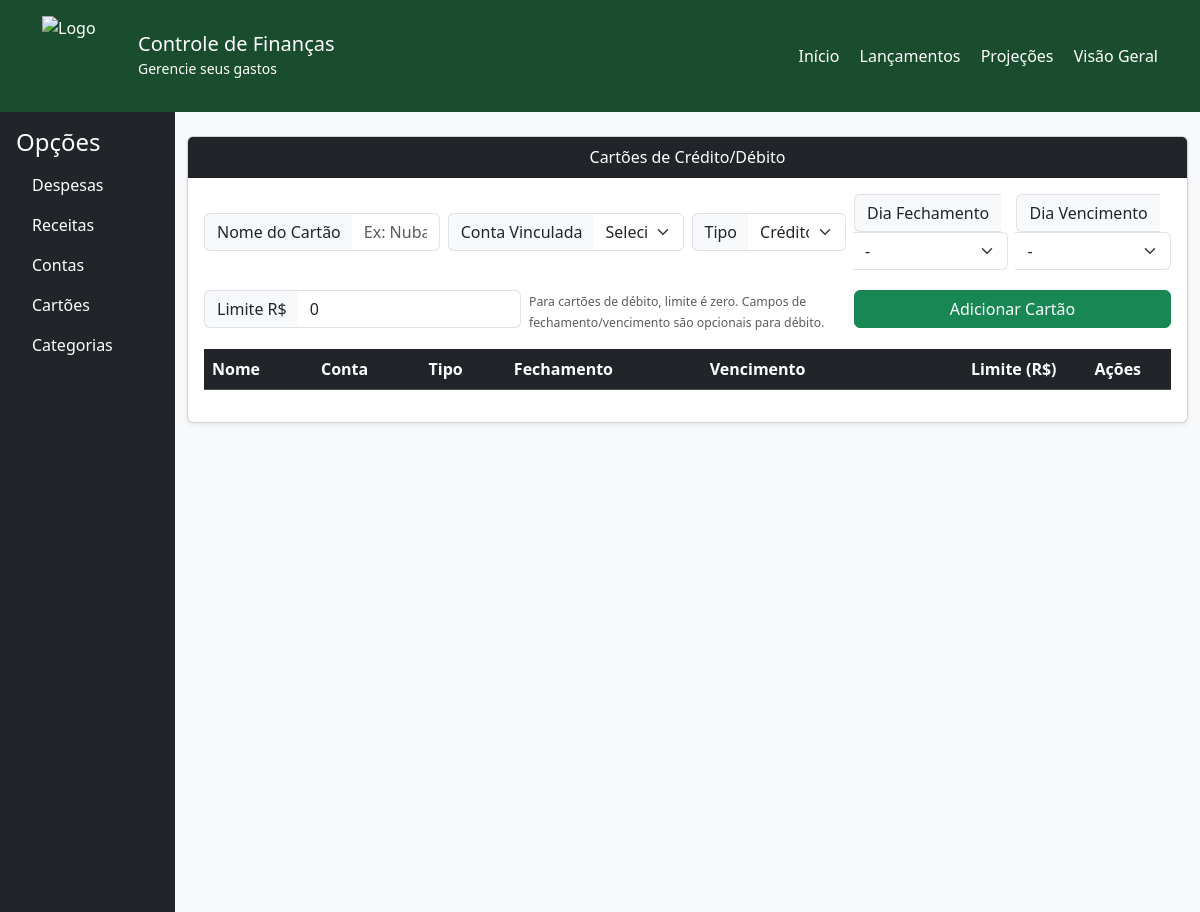
The page /lancamentosCartao on the database as committed earlier.
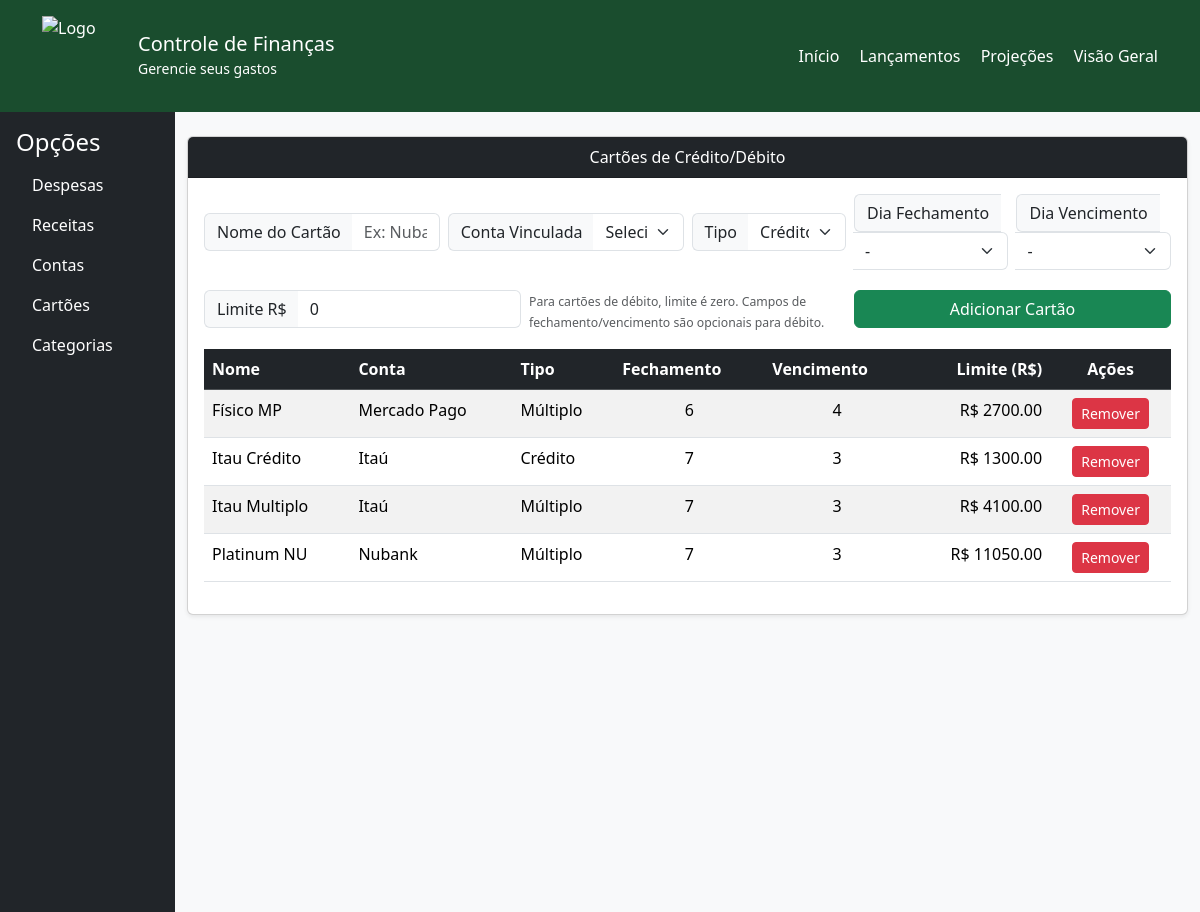
The same page on the database as committed later.
### tables this page shows
CREATE TABLE cartoes (
            id               INTEGER PRIMARY KEY AUTOINCREMENT,
            nome             TEXT  UNIQUE NOT NULL,
            conta            INTEGER NOT NULL REFERENCES contas(id),
            tipo_pagamento   TEXT  CHECK(tipo_pagamento IN ('credito','debito','multiplo')),
            data_vencimento  INTEGER,   -- dia do mês (1-31)
            dias_fechamento  INTEGER,   -- dias antes do vencimento que a fatura fecha
            limite           REAL  DEFAULT 0
        );

CREATE TABLE contas (
            id    INTEGER PRIMARY KEY AUTOINCREMENT,
            nome  TEXT  UNIQUE NOT NULL,
            saldo REAL  DEFAULT 0
        );

### app.py (the view)
@app.route('/lancamentosCartao')
def lancamentosCartao():
    with get_db() as conn:
        c = conn.cursor()
        c.execute("""
            SELECT ca.id, ca.nome, co.nome AS conta_nome,
                   ca.dias_fechamento, ca.data_vencimento, ca.tipo_pagamento, ca.limite
            FROM cartoes ca
            LEFT JOIN contas co ON ca.conta = co.id
            ORDER BY ca.nome
        """)
        cartoes = [list(r) for r in c.fetchall()]
        c.execute("SELECT id, nome FROM contas ORDER BY nome")
        contas = [list(r) for r in c.fetchall()]
    return render_template('lancamentosCartao.html', cartoes=cartoes, contas=contas)

### app.py (called while the page is built)
def get_db():
    conn = sqlite3.connect(DB, check_same_thread=False)
    conn.row_factory = sqlite3.Row
    return conn

### templates/lancamentosCartao.html (shortened to what this page needs)
<!DOCTYPE html>
<html lang="pt-br">
<head>
    <link href="https://cdn.jsdelivr.net/npm/bootstrap@5.3.3/dist/css/bootstrap.min.css" rel="stylesheet">
</head>
<body class="bg-light">
    <header class="text-white py-3" style="background-color: #1A4D2E;">
        <div class="container d-flex align-items-center justify-content-between">
            <div class="d-flex align-items-center">
                <img src="https://raw.githubusercontent.com/CaioFerAmorim/controle-financas/e24343c1468b7c5f06a8230f0913f834dab0635b/static/img/logoWildMoney.png"
                    alt="Logo" class="me-3" style="width:80px; height:80px;">
                <div>
                    <h1 class="h5 mb-0">Controle de Finanças</h1>
                    <small>Gerencie seus gastos</small>
                </div>
            </div>
            <nav>
                <a href="{{ url_for('index') }}" class="text-white text-decoration-none me-3">Início</a>
                <a href="{{ url_for('lancamentos') }}" class="text-white text-decoration-none me-3">Lançamentos</a>
                <a href="{{ url_for('projecoes') }}" class="text-white text-decoration-none me-3">Projeções</a>
                <a href="{{ url_for('visaoGeral') }}" class="text-white text-decoration-none">Visão Geral</a>
            </nav>
        </div>
    </header>
    <div class="d-flex">
        <nav class="bg-dark text-white vh-100 p-3" style="width: 200px;">
            <h4>Opções</h4>
            <ul class="nav flex-column">
                <li class="nav-item"><a href="{{ url_for('lancamentos') }}" class="nav-link text-white">Despesas</a>
                </li>
                <li class="nav-item"><a href="{{ url_for('lancamentosReceita') }}"
                        class="nav-link text-white">Receitas</a></li>
                <li class="nav-item"><a href="{{ url_for('lancamentosConta') }}" class="nav-link text-white">Contas</a>
                </li>
                <li class="nav-item"><a href="{{ url_for('lancamentosCartao') }}"
                        class="nav-link text-white">Cartões</a></li>
                <li class="nav-item"><a href="{{ url_for('lancamentosCategorias') }}"
                        class="nav-link text-white">Categorias</a></li>
            </ul>
        </nav>
        <div class="container mt-4">
            <div class="row g-4">
                <div class="col-md-12">
                    <div class="card shadow-sm">
                        <div class="card-header bg-dark text-white text-center">Cartões de Crédito/Débito</div>
                        <div class="card-body">
                            <form id="formCartoes" class="mb-3">
                                <div class="row g-2 align-items-center">
                                    <div class="col-md-3">
                                        <div class="input-group">
                                            <span class="input-group-text bg-light border-end-0 small">Nome do
                                                Cartão</span>
                                            <input type="text" class="form-control border-start-0" id="nomeCartao"
                                                placeholder="Ex: Nubank, Itaú..." required>
                                        </div>
                                    </div>
                                    <div class="col-md-3">
                                        <div class="input-group">
                                            <span class="input-group-text bg-light border-end-0 small">Conta
                                                Vinculada</span>
                                            <select class="form-select border-start-0" id="conta" required>
                                                <option value="">Selecione...</option>
                                            </select>
                                        </div>
                                    </div>
                                    <div class="col-md-2">
                                        <div class="input-group">
                                            <span class="input-group-text bg-light border-end-0 small">Tipo</span>
                                            <select class="form-select border-start-0" id="tipoPagamento" required>
                                                <option value="credito">Crédito</option>
                                            </select>
                                        </div>
                                    </div>
                                    <div class="col-md-2">
                                        <div class="input-group">
                                            <span class="input-group-text bg-light border-end-0 small">Dia
                                                Fechamento</span>
                                            <select class="form-select border-start-0" id="diasFechamento">
                                                <option value="">-</option>
                                            </select>
                                        </div>
                                    </div>
                                    <div class="col-md-2">
                                        <div class="input-group">
                                            <span class="input-group-text bg-light border-end-0 small">Dia
                                                Vencimento</span>
                                            <select class="form-select border-start-0" id="dataVencimento">
                                                <option value="">-</option>
                                            </select>
                                        </div>
                                    </div>
                                </div>
                                <div class="row g-2 mt-2 align-items-center">
                                    <div class="col-md-4">
                                        <div class="input-group">
                                            <span class="input-group-text bg-light border-end-0 small">Limite R$</span>
                                            <input type="number" class="form-control border-start-0" id="limite"
                                                placeholder="0,00" step="0.01" value="0">
                                        </div>
                                    </div>
                                    <div class="col-md-4">
                                        <div class="form-text">
                                            <small>Para cartões de débito, limite é zero. Campos de
                                                fechamento/vencimento são opcionais para débito.</small>
                                        </div>
                                    </div>
                                    <div class="col-md-4">
                                        <button type="submit" class="btn btn-success w-100">Adicionar Cartão</button>
                                    </div>
                                </div>
                            </form>
                            <table class="table table-striped table-hover">
                                <thead class="table-dark">
                                    <tr>
                                        <th>Nome</th>
                                        <th>Conta</th>
                                        <th>Tipo</th>
                                        <th>Fechamento</th>
                                        <th>Vencimento</th>
                                        <th class="text-end">Limite (R$)</th>
                                        <th class="text-center">Ações</th>
                                    </tr>
                                </thead>
                                <tbody id="tabelaCartoes">
                                    {% for cartao in cartoes %}
                                    <tr data-id="{{ cartao[0] }}">
                                        <td>{{ cartao[1] }}</td>
                                        <td>{{ cartao[2] }}</td>
                                        <td>
                                            {% if cartao[5] == 'credito' %}
                                            Crédito
                                            {% elif cartao[5] == 'debito' %}
                                            Débito
                                            {% else %}
                                            Múltiplo
                                            {% endif %}
                                        </td>
                                        <td class="text-center">
                                            {% if cartao[3] %}
                                            {{ cartao[3] }}
                                            {% else %}
                                            -
                                            {% endif %}
                                        </td>
                                        <td class="text-center">
                                            {% if cartao[4] %}
                                            {{ cartao[4] }}
                                            {% else %}
                                            -
                                            {% endif %}
                                        </td>
                                        <td class="text-end">R$ {{ "%.2f"|format(cartao[6]) }}</td>
                                        <td class="text-center">
                                            <button class="btn btn-danger btn-sm btn-remover-cartao">Remover</button>
                                        </td>
                                    </tr>
                                    {% endfor %}
                                </tbody>
                            </table>
                        </div>
                    </div>
                </div>
            </div>
        </div>
    </div>
</body>
</html>

Rows that differ between the two databases and show on the page:
added cartoes: nome "Físico MP", nome "Mercado Pago", tipo_pagamento "Múltiplo", dias_fechamento "6", data_vencimento "4", limite "2700.00"
added cartoes: nome "Itau Crédito", nome "Itaú", tipo_pagamento "Crédito", dias_fechamento "7", data_vencimento "3", limite "1300.00"
added cartoes: nome "Itau Multiplo", nome "Itaú", tipo_pagamento "Múltiplo", dias_fechamento "7", data_vencimento "3", limite "4100.00"
added cartoes: nome "Platinum NU", nome "Nubank", tipo_pagamento "Múltiplo", dias_fechamento "7", data_vencimento "3", limite "11050.00"
